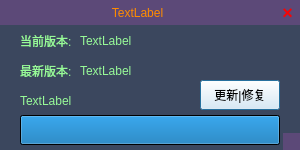
<?xml version="1.0" encoding="UTF-8"?>
<ui version="4.0">
 <class>ModUpdater</class>
 <widget class="QDialog" name="ModUpdater">
  <property name="geometry">
   <rect>
    <x>0</x>
    <y>0</y>
    <width>300</width>
    <height>150</height>
   </rect>
  </property>
  <property name="windowTitle">
   <string>Dialog</string>
  </property>
  <property name="styleSheet">
   <string notr="true">background-color: rgb(92, 73, 120);</string>
  </property>
  <property name="sizeGripEnabled">
   <bool>true</bool>
  </property>
  <widget class="QLabel" name="label_Title">
   <property name="geometry">
    <rect>
     <x>0</x>
     <y>0</y>
     <width>275</width>
     <height>25</height>
    </rect>
   </property>
   <property name="styleSheet">
    <string notr="true">color:#FF8C00;</string>
   </property>
   <property name="text">
    <string>TextLabel</string>
   </property>
   <property name="textFormat">
    <enum>Qt::AutoText</enum>
   </property>
   <property name="alignment">
    <set>Qt::AlignCenter</set>
   </property>
  </widget>
  <widget class="QWidget" name="widget_Content" native="true">
   <property name="geometry">
    <rect>
     <x>0</x>
     <y>25</y>
     <width>300</width>
     <height>125</height>
    </rect>
   </property>
   <property name="styleSheet">
    <string notr="true">background-color: rgb(59, 71, 94);</string>
   </property>
   <widget class="QLabel" name="lable_NowVersion_Read">
    <property name="geometry">
     <rect>
      <x>20</x>
      <y>10</y>
      <width>60</width>
      <height>12</height>
     </rect>
    </property>
    <property name="styleSheet">
     <string notr="true">color:#98FB98;</string>
    </property>
    <property name="text">
     <string>当前版本:</string>
    </property>
   </widget>
   <widget class="QLabel" name="lable_NewVersion_Read">
    <property name="geometry">
     <rect>
      <x>20</x>
      <y>40</y>
      <width>60</width>
      <height>12</height>
     </rect>
    </property>
    <property name="styleSheet">
     <string notr="true">color:#98FB98;</string>
    </property>
    <property name="text">
     <string>最新版本:</string>
    </property>
   </widget>
   <widget class="QLabel" name="lable_NowVersion">
    <property name="geometry">
     <rect>
      <x>80</x>
      <y>10</y>
      <width>210</width>
      <height>12</height>
     </rect>
    </property>
    <property name="styleSheet">
     <string notr="true">color:#98FB98;</string>
    </property>
    <property name="text">
     <string>TextLabel</string>
    </property>
   </widget>
   <widget class="QLabel" name="lable_NewVersion">
    <property name="geometry">
     <rect>
      <x>80</x>
      <y>40</y>
      <width>210</width>
      <height>12</height>
     </rect>
    </property>
    <property name="styleSheet">
     <string notr="true">color:#98FB98;</string>
    </property>
    <property name="text">
     <string>TextLabel</string>
    </property>
   </widget>
   <widget class="QProgressBar" name="progressBar">
    <property name="geometry">
     <rect>
      <x>20</x>
      <y>90</y>
      <width>260</width>
      <height>30</height>
     </rect>
    </property>
    <property name="styleSheet">
     <string notr="true">background-color: qlineargradient(spread:pad, x1:0, y1:0, x2:0, y2:1, stop:0 rgba(255, 0, 0, 255), stop:0.339795 rgba(255, 0, 0, 255), stop:0.339799 rgba(255, 255, 255, 255), stop:0.662444 rgba(255, 255, 255, 255), stop:0.662469 rgba(0, 0, 255, 255), stop:1 rgba(0, 0, 255, 255));</string>
    </property>
    <property name="value">
     <number>100</number>
    </property>
    <property name="textVisible">
     <bool>false</bool>
    </property>
    <property name="format">
     <string notr="true"/>
    </property>
   </widget>
   <widget class="QPushButton" name="pushButton">
    <property name="geometry">
     <rect>
      <x>200</x>
      <y>55</y>
      <width>80</width>
      <height>30</height>
     </rect>
    </property>
    <property name="styleSheet">
     <string notr="true">background-color: rgb(229, 241, 251);</string>
    </property>
    <property name="text">
     <string>更新|修复</string>
    </property>
   </widget>
   <widget class="QLabel" name="lable_NowEvent">
    <property name="geometry">
     <rect>
      <x>20</x>
      <y>70</y>
      <width>170</width>
      <height>12</height>
     </rect>
    </property>
    <property name="styleSheet">
     <string notr="true">color:#98FB98;</string>
    </property>
    <property name="text">
     <string>TextLabel</string>
    </property>
   </widget>
  </widget>
  <widget class="QPushButton" name="pushButton_Close">
   <property name="geometry">
    <rect>
     <x>275</x>
     <y>0</y>
     <width>25</width>
     <height>25</height>
    </rect>
   </property>
   <property name="autoFillBackground">
    <bool>false</bool>
   </property>
   <property name="styleSheet">
    <string notr="true">color: rgb(245, 5, 5);
font-weight:bold;
font-size:18px;
border:none;</string>
   </property>
   <property name="text">
    <string>×</string>
   </property>
  </widget>
 </widget>
 <resources/>
 <connections/>
</ui>
